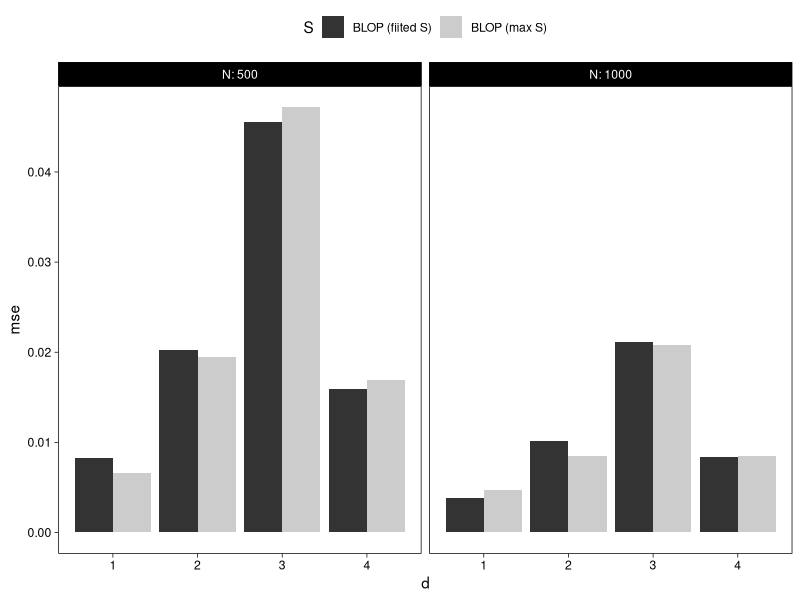

The R source for this figure: (Note: this script raises an error after producing the figure.)
library(magrittr)
f <- function (x, y) mean((x - y)^2)
exp_03a <- 
    readr::read_csv("data/exp-02.csv") %>%
    dplyr::filter(l == 0.75, o == 1, !is.infinite(estimate)) %>%
    dplyr::mutate(m = "BLOP (max S)") %>%
    dplyr::group_by(m, d, N) %>%
    dplyr::summarise(mse = f(estimate, target), .groups = "drop")

exp_03b <- 
    readr::read_csv("data/exp-03.csv") %>%
    dplyr::filter(l == 0.75, o == 1, !is.infinite(estimate)) %>%
    dplyr::mutate(m = "BLOP (fiited S)") %>%
    dplyr::group_by(m, d, N) %>%
    dplyr::summarise(mse = f(estimate, target), .groups = "drop")

exp_03 <-
    rbind(exp_03a, exp_03b) %>%
    dplyr::rename(method = m)

p <- 
    exp_03 %>%
    ggplot2::ggplot(ggplot2::aes(x = d, y = mse, fill = method)) + 
    ggplot2::facet_grid( ~ N, labeller = "label_both", scales = "free") +
    ggplot2::geom_bar(stat = "identity", position = ggplot2::position_dodge()) +
    ggplot2::theme_linedraw() +
    ggplot2::scale_fill_grey() + 
    ggplot2::theme(
        panel.grid.major = ggplot2::element_blank(), 
        panel.grid.minor = ggplot2::element_blank(),
        legend.position  = "top"
    ) +
    ggplot2::labs(
        fill = "S"
    )
ggplot2::ggsave("images/exp-03.pdf", p, width = 6, height = 3)
p
